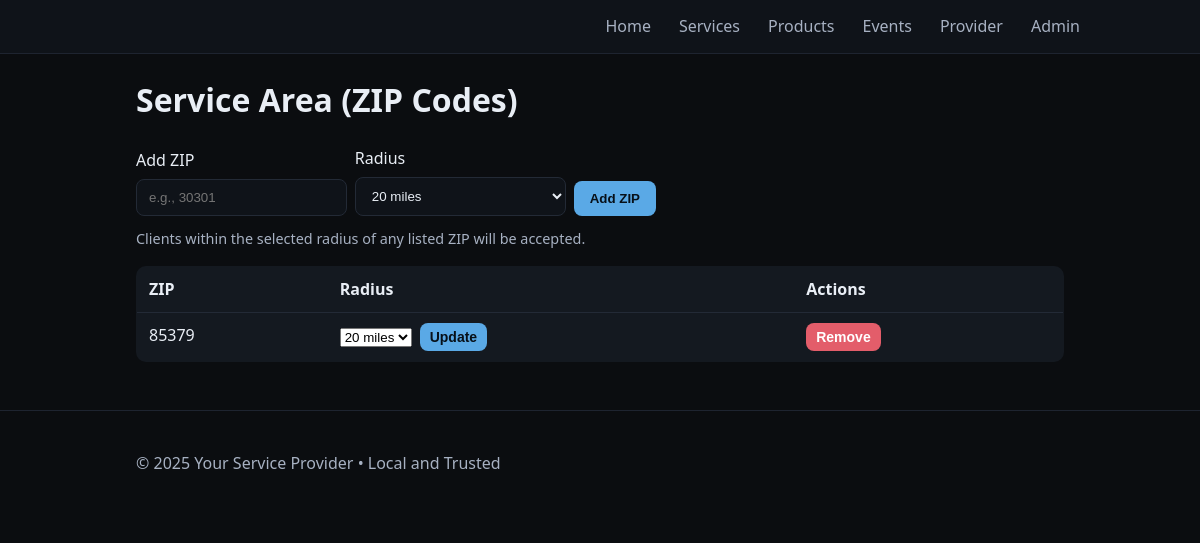
Page /admin/zips (signed in) on the earlier database version.
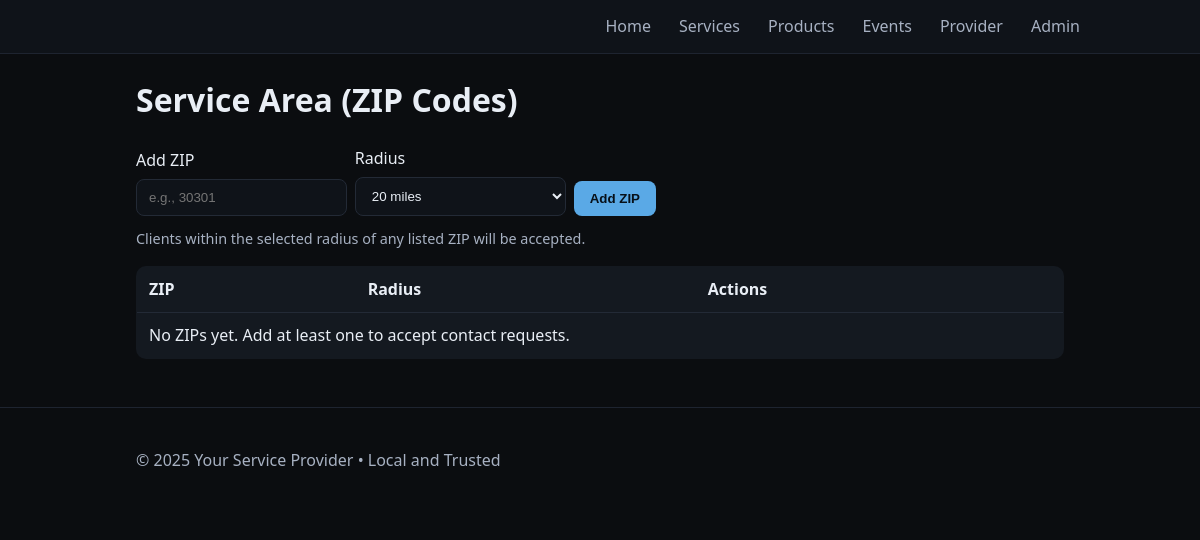
Same page on the later database version.
### tables this page shows
CREATE TABLE zips (
              zip TEXT PRIMARY KEY
            , radius_miles INTEGER NOT NULL DEFAULT 20);

### app.py (the view, shortened to what this page needs)
    @app.route("/admin/zips", methods=["GET", "POST"])
    @login_required
    def admin_zips():
        with closing(get_db()) as db:
            cur = db.cursor()
            cur.execute("SELECT zip, radius_miles FROM zips ORDER BY zip")
            zips = [(row["zip"], row["radius_miles"]) for row in cur.fetchall()]
        return render_template("admin_zips.html", zips=zips, title="Manage ZIPs")

### app.py (called while the page is built)
def get_db():
    conn = sqlite3.connect(DB_PATH)
    conn.row_factory = sqlite3.Row
    return conn

### templates/admin_zips.html (shortened to what this page needs)
{% extends "base.html" %}
{% block content %}
<div class="header-row">
  <h1>Service Area (ZIP Codes)</h1>
</div>
<form method="post" class="form" style="max-width: 520px;">
  <div style="display:flex; gap:8px; align-items:end; flex-wrap:wrap;">
    <label style="flex:1 1 180px;">Add ZIP
      <input name="zip" pattern="\d{5}" maxlength="5" placeholder="e.g., 30301" required>
    </label>
    <label style="flex:1 1 180px;">Radius
      <select name="radius">
        <option value="20">20 miles</option>
      </select>
    </label>
    <button class="btn" type="submit">Add ZIP</button>
  </div>
  <small class="muted">Clients within the selected radius of any listed ZIP will be accepted.</small>
</form>
<table class="table" style="margin-top: 1rem;">
  <thead><tr><th>ZIP</th><th>Radius</th><th>Actions</th></tr></thead>
  <tbody>
    {% for z, radius in zips %}
      <tr>
        <td>{{ z }}</td>
        <td>
          <form method="post" action="{{ url_for('admin_zip_update', zip_code=z) }}" style="display:flex; gap:8px; align-items:center;">
            <select name="radius">
              <option value="20" {% if radius == 20 %}selected{% endif %}>20 miles</option>
            </select>
            <button class="btn small" type="submit">Update</button>
          </form>
        </td>
        <td>
          <form method="post" action="{{ url_for('admin_zip_delete', zip_code=z) }}" onsubmit="return confirm('Remove ZIP {{ z }}?');">
            <button class="btn small danger" type="submit">Remove</button>
          </form>
        </td>
      </tr>
    {% else %}
      <tr><td colspan="3">No ZIPs yet. Add at least one to accept contact requests.</td></tr>
    {% endfor %}
  </tbody>
</table>
{% endblock %}

Differences in the rows shown:
removed zips: zip "85379", radius "20 miles"
Other differences:
text now shown: "No ZIPs yet. Add at least one to accept contact requests."
